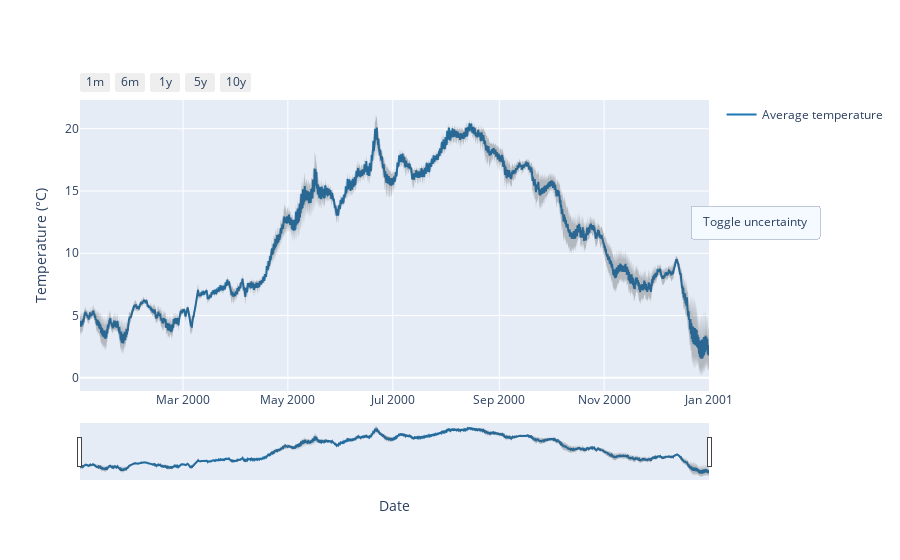

Notebook cell for this chart:
### Markdown cell above
## Plot the temperature

### Code cell
plot_temperature(path_root)

### Figure 1 — Plotly figure (JSON) as saved in the notebook; plotly's stock layout.template omitted (floating-point values rounded to 4 significant figures; data arrays with more than 128 entries replaced by an {"elided": "..."} marker saying what was removed)
{"data": [{"line": {"color": "rgb(31, 119, 180)"}, "mode": "lines", "name": "Average temperature", "type": "scatter", "x": {"elided": "8784 str values"}, "y": {"elided": "8784 float values"}}, {"line": {"width": 0}, "marker": {"color": "#444"}, "mode": "lines", "name": "Upper Bound", "showlegend": false, "type": "scatter", "x": {"elided": "8784 str values"}, "y": {"elided": "8784 float values"}}, {"fill": "tonexty", "fillcolor": "rgba(68, 68, 68, 0.3)", "line": {"width": 0}, "marker": {"color": "#444"}, "mode": "lines", "name": "Lower Bound", "showlegend": false, "type": "scatter", "x": {"elided": "8784 str values"}, "y": {"elided": "8784 float values"}}], "layout": {"hovermode": "x", "updatemenus": [{"buttons": [{"args": [{"visible": true}, [1, 2]], "args2": [{"visible": "legendonly"}, [1, 2]], "label": "Toggle uncertainty", "method": "restyle", "visible": true}], "direction": "left", "pad": {"r": 10, "t": 10}, "showactive": true, "type": "buttons", "x": 1.08, "xanchor": "center", "y": 0.6, "yanchor": "middle"}], "xaxis": {"rangeselector": {"buttons": [{"count": 1, "label": "1m", "step": "month", "stepmode": "backward"}, {"count": 6, "label": "6m", "step": "month", "stepmode": "backward"}, {"count": 1, "label": "1y", "step": "year", "stepmode": "backward"}, {"count": 5, "label": "5y", "step": "year", "stepmode": "backward"}, {"count": 10, "label": "10y", "step": "year", "stepmode": "backward"}]}, "rangeslider": {"visible": true}, "title": {"text": "Date"}}, "yaxis": {"title": {"text": "Temperature (°C)"}}}}
